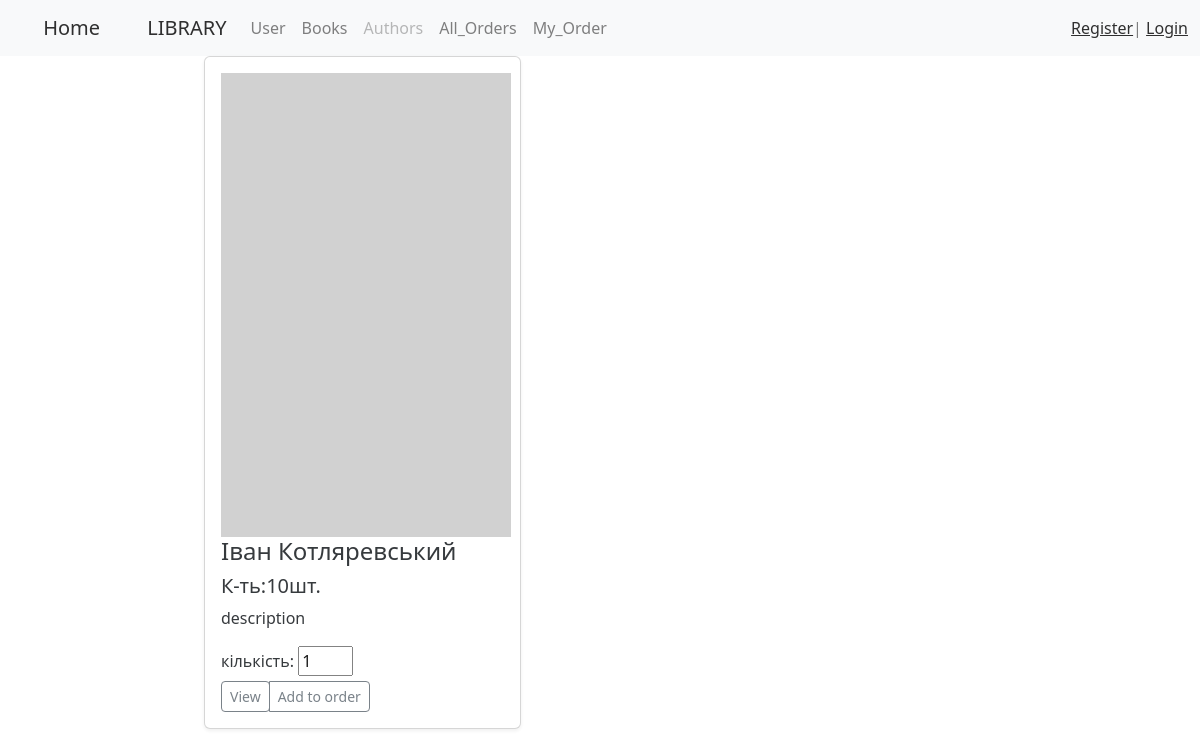
The app's page /library_main/, older data.
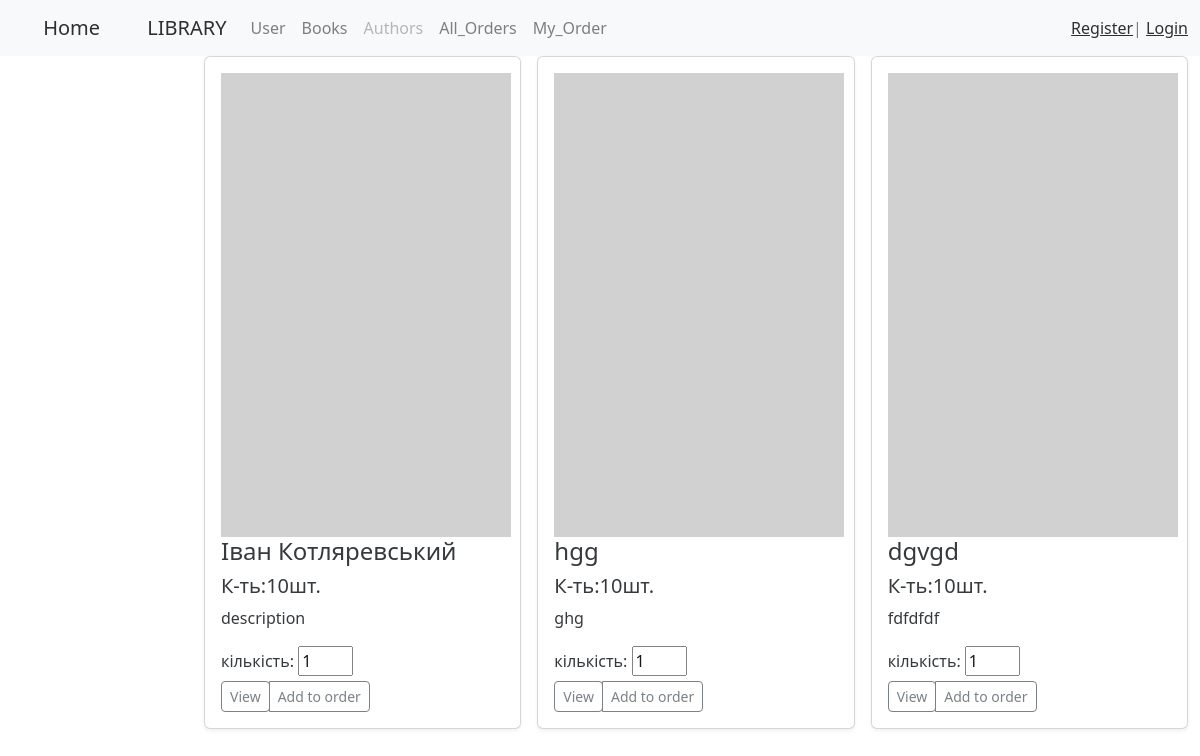
The same page, newer data.
### book/models.py (models this page shows, shortened)
class Book(models.Model):
    name = models.CharField(blank=True, max_length=128, verbose_name='Книги')
    description = models.CharField(blank=True, max_length=256 , verbose_name='Опис')
    count = models.IntegerField(default=10, verbose_name='Кількість')
    id = models.AutoField(primary_key=True)
    authors = models.ManyToManyField(Author, blank=True, verbose_name='Автор')
    class Meta:         # for admin.menu
        verbose_name= 'Книга'
        verbose_name_plural = 'Книги'
    @staticmethod
    def get_all():
        return list(Book.objects.all())

### library/views.py (the view)
# urls.py: path('library_main/', HomeLists.as_view(), name='list_books_main'),
class HomeLists(ListView):
    model = Book
    template_name = 'main_list_books.html'
    def get_queryset(self):
        return Book.get_all() # .filter( ...)

### library/main_list_books.html (shortened to what this page needs)
{% extends 'base.html' %}
{% block content %}
    <div class="container">
        <div class="row row-cols-1 row-cols-sm-2 row-cols-md-3 g-3">
            {% for book in object_list %}
                <div class="col" style="margin-bottom: 10px">
                    <div class="card shadow-sm">
                        <div class="card-body">
                            <div class="media">
                                <div class="fill">
                                     <img src="https://picsum.photos/200/320?random=1"
                                             title="default_photo"
                                             alt="фото заглушка"
                                             width="290" class="float-left mr-3">
                                </div>
                            </div>
                            <h4 class="card-text">{{ book.name }}</h4>
                            <h5>К-ть:{{ book.count }}шт.</h5>
                            <p class="card-text">{{ book.description |safe|truncatewords:20 }}</p>
                            <form method="post" action="#">
                                <label class="form-label" for="id_quantity">кількість:</label>
                                <input style="width: 55px" type="number" name="quantity" value="1" min="1" required
                                       id="id_quantity">
                                <div class="d-flex justify-content-between align-items-center">
                                    <div class="btn-group">
                                        <a href="{% url 'book_detail_url' book.pk %}">
                                            <button type="button" class="btn btn-sm btn-outline-secondary">View</button>
                                        </a>
                                        <button type="submit" class="btn btn-sm btn-outline-secondary">Add to order
                                        </button>
                                    </div>
                                </div>
                            </form>
                        </div>
                    </div>
                </div>
            {% endfor %}
        </div>
    </div>
{% endblock %}

Row changes from the older to the newer data that the page shows:
added Book: name "hgg", count "10", description "ghg"
added Book: name "dgvgd", count "10", description "fdfdfdf"
